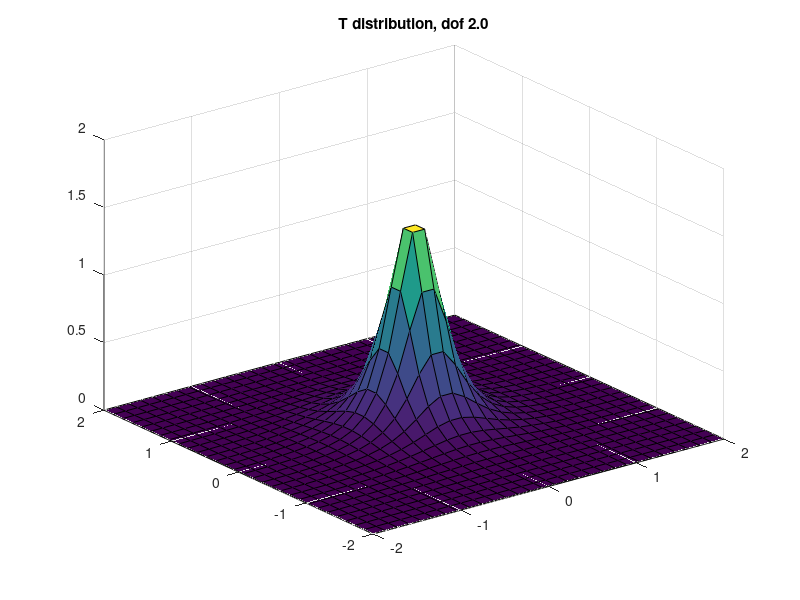
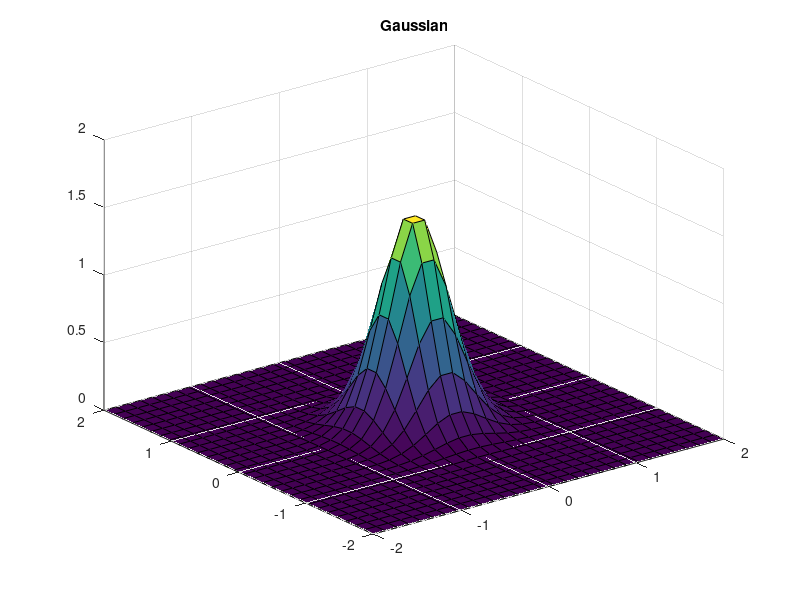

Write MATLAB code to recreate these figures, in order.
% tplot
%[X1,X2] = meshgrid(linspace(-5,5,100)',linspace(-5,5,100)');
[X1,X2] = meshgrid(linspace(-2,2,30)',linspace(-2,2,30)');
n = size(X1,1);
X = [X1(:) X2(:)];
%C = [1 .4; .4 1]; 
C = 0.1*eye(2);

figure(1);clf
df = 2;
p = mvtpdf(X,C,df);
surf(X1,X2,reshape(p,n,n));
title(sprintf('T distribution, dof %3.1f', df))

figure(2);clf
p = mvnpdf(X,[0 0],C);
surf(X1,X2,reshape(p,n,n));
title(sprintf('Gaussian'))
%set(gca,'zlim',[0 0.005])
